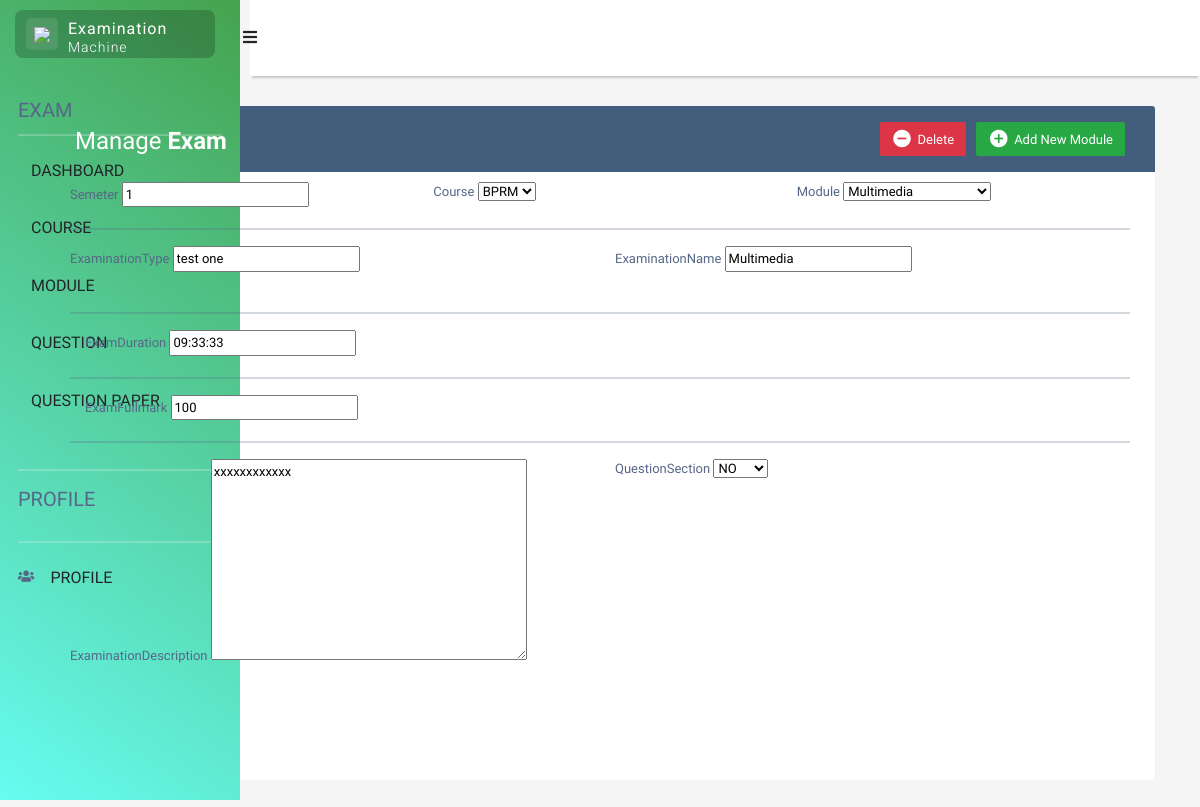
The app's page /updateexam/5/, older data.
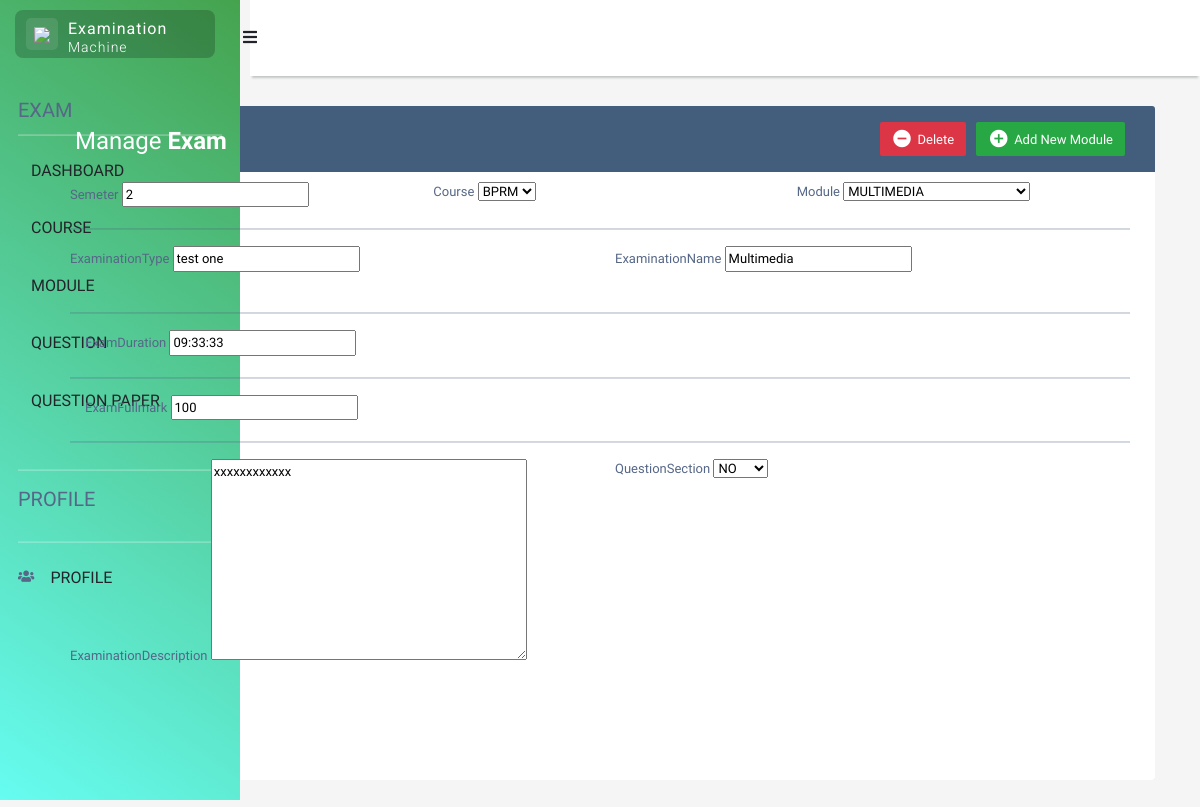
The same page, newer data.
### mtihani/models.py (models this page shows)
class Exam(models.Model):
    examinationType = models.CharField(max_length=30)
    examinationName = models.CharField(max_length=30)
    semeter = models.IntegerField()
    course = models.ForeignKey(Course, on_delete=models.CASCADE)
    module = models.ForeignKey(Masomo, on_delete=models.CASCADE)
    examDuration = models.TimeField()
    examFullmark = models.IntegerField ()
    questionSection = models.ForeignKey(QuestionSection, on_delete=models.CASCADE)
    examinationDescription = models.TextField()

### mtihani/views.py (the view)
# urls.py: path('updateexam/<str:pk>/', views.update_exam, name="update_exam"),
def update_exam(request, pk):
    mtihani = Exam.objects.get(id=pk)
    form = ExamForm(instance=mtihani)
    if request.method == "POST":
        form = ExamForm(request.POST, instance=mtihani)
        if form.is_valid():
            form.save()
            return redirect('/exam')
    context = {"form":form}
    return render(request, 'mtihani/add_exam.html', context)

### mtihani/forms.py
class ExamForm(forms.ModelForm):
    class Meta:
        model = Exam
        fields = '__all__'

### FYPAPP/models.py (called while the page is built)
    def __str__(self):
        return self.courseName

    def __str__(self):
        return self.moduleName

    def __str__(self):
        return self.questionsection

### templates/mtihani/add_exam.html (shortened to what this page needs)
{% extends 'mtihani/home.html' %}
{% block content %}
<!DOCTYPE html>
<html lang="en">
<head>
<link rel="stylesheet" href="https://stackpath.bootstrapcdn.com/bootstrap/4.5.0/css/bootstrap.min.css">
<link rel="stylesheet" href="https://maxcdn.bootstrapcdn.com/font-awesome/4.7.0/css/font-awesome.min.css">
</head>
<body>
<div class="container-xl">
	<div class="table-responsive">
		<div class="table-wrapper">
			<div class="table-title">
				<div class="row">
					<div class="col-sm-6">
						<h2>Manage <b>Exam</b></h2>
					</div>
					<div class="col-sm-6">
						<a href="#addCourseModal" class="btn btn-success" data-toggle="modal"><i class="material-icons">&#xE147;</i> <span>Add New Module</span></a>
						<a href="#deleteCourseModal" class="btn btn-danger" data-toggle="modal"><i class="material-icons">&#xE15C;</i> <span>Delete</span></a>
					</div>
				</div>
			</div>
			<form method="POST" action="#">
                <div class="row g-1">
                    <div class="col">
                      <div class="form-outline">
                        <label class="form-label" for="form9Example1">Semeter</label>
                        {{ form.semeter }}
                      </div>
                    </div>
                    <div class="col">
                      <div class="form-outline">
                        <label class="form-label" for="form9Example3">Course</label>
                        {{ form.course }}
                      </div>
                    </div>
                    <div class="col">
                        <div class="form-outline">
                          <label class="form-label" for="form9Example3">Module</label>
                          {{ form.module }}
                        </div>
                      </div>
                  </div>
                  <hr />
                  <div class="row g-5">
                    <div class="col">
                      <div class="form-outline">
                        <label class="form-label" for="form9Example3">ExaminationType</label>
                        {{ form.examinationType }}
                      </div>
                    </div>
                    <div class="col">
                      <div class="form-outline">
                        <label class="form-label" for="form9Example3">ExaminationName</label>
                        {{ form.examinationName }}
                      </div>
                    </div>
                  </div>
                  <br>
                  <hr>
                  <div class="col">
                    <div class="form-outline">
                      <label class="form-label" for="form9Example3">ExamDuration</label>
                      {{ form.examDuration }}
                    </div>
                  </div>
                  <hr>
                  <div class="col">
                    <div class="form-outline">
                      <label class="form-label" for="form9Example3">ExamFullmark</label>
                      {{ form.examFullmark }}
                    </div>
                  </div>
                  <hr>
                  <div class="row g-5">
                    <div class="col">
                        <div class="form-outline">
                          <label class="form-label" for="form9Example3">ExaminationDescription</label>
                          {{ form.examinationDescription }}
                        </div>
                      </div>
                      <div class="col">
                        <div class="form-outline">
                          <label class="form-label" for="form9Example3">QuestionSection</label>
                          {{ form.questionSection }}
                        </div>
                      </div>
                  </div>
                  <div class="mt-5">
					<button type="submit" class="btn btn-primary">Submit</button>
					<button type="reset" class="btn btn-secondary ms-2">Reset</button>
				</div>
            </form>
		</div>
	</div>
</div>
</body>
</html>
{% endblock content%}

Row changes from the older to the newer data that the page shows:
changed Exam "BPRM": semeter "1" → "2"; module "Multimedia" → "MULTIMEDIA"
